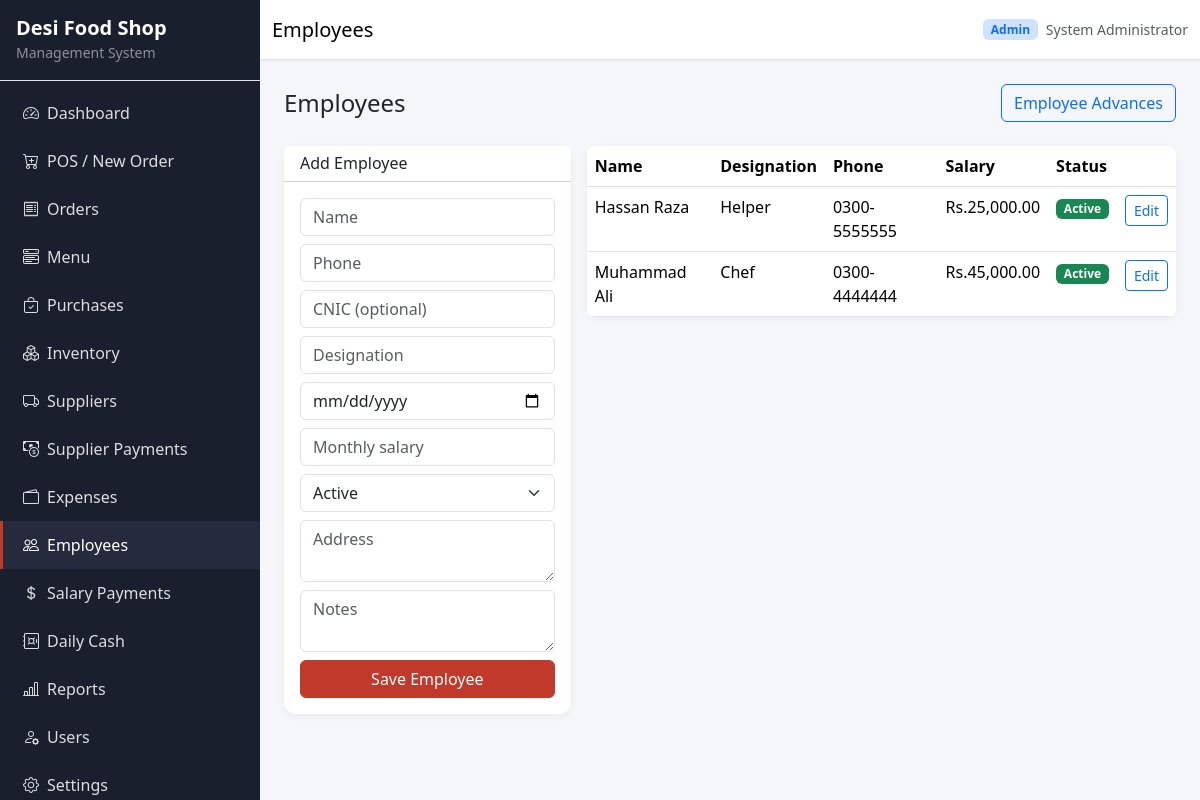
The page /employees/index.php (signed in) on the database its author committed.
### tables this page shows
CREATE TABLE users (
    id INT UNSIGNED AUTO_INCREMENT PRIMARY KEY,
    username VARCHAR(50) NOT NULL UNIQUE,
    password VARCHAR(255) NOT NULL,
    full_name VARCHAR(100) NOT NULL,
    role ENUM('admin', 'staff') NOT NULL DEFAULT 'staff',
    status ENUM('active', 'inactive') NOT NULL DEFAULT 'active',
    created_at TIMESTAMP DEFAULT CURRENT_TIMESTAMP,
    updated_at TIMESTAMP DEFAULT CURRENT_TIMESTAMP ON UPDATE CURRENT_TIMESTAMP,
    INDEX idx_users_role (role),
    INDEX idx_users_status (status)
);

CREATE TABLE employees (
    id INT UNSIGNED AUTO_INCREMENT PRIMARY KEY,
    name VARCHAR(150) NOT NULL,
    phone VARCHAR(20),
    cnic VARCHAR(20) NULL,
    designation VARCHAR(100),
    joining_date DATE,
    monthly_salary DECIMAL(10,2) NOT NULL DEFAULT 0.00,
    status ENUM('active', 'inactive') NOT NULL DEFAULT 'active',
    address TEXT,
    notes TEXT,
    created_at TIMESTAMP DEFAULT CURRENT_TIMESTAMP,
    updated_at TIMESTAMP DEFAULT CURRENT_TIMESTAMP ON UPDATE CURRENT_TIMESTAMP,
    INDEX idx_employees_status (status)
);

### includes/functions.php (called while the page is built, shortened)
<?php
require_once BASE_PATH . '/config/database.php';
function e(?string $value): string
{
    return htmlspecialchars((string) $value, ENT_QUOTES, 'UTF-8');
}
function url(string $path = ''): string
{
    return BASE_URL . '/' . ltrim($path, '/');
}
function asset(string $path): string
{
    return BASE_URL . '/assets/' . ltrim($path, '/');
}
function format_money(float|string $amount): string
{
    $symbol = get_setting('currency_symbol', 'Rs.');
    return $symbol . number_format((float) $amount, 2);
}
function get_setting(string $key, string $default = ''): string
{
    global $pdo;
    static $cache = [];
    if (isset($cache[$key])) {
        return $cache[$key];
    }
    $stmt = $pdo->prepare('SELECT setting_value FROM settings WHERE setting_key = ? LIMIT 1');
    $stmt->execute([$key]);
    $value = $stmt->fetchColumn();
    $cache[$key] = $value !== false ? (string) $value : $default;
    return $cache[$key];
}

### includes/auth.php (called while the page is built, shortened)
<?php
function current_user(): ?array
{
    global $pdo;
    static $user = null;
    if ($user === null) {
        $stmt = $pdo->prepare('SELECT id, username, full_name, role, status FROM users WHERE id = ? AND status = ? LIMIT 1');
        $stmt->execute([$_SESSION['user_id'], 'active']);
        $user = $stmt->fetch() ?: null;
    }
    return $user;
}

### includes/init.php (called while the page is built, shortened)
<?php
require_once dirname(__DIR__) . '/includes/functions.php';
require_once dirname(__DIR__) . '/includes/auth.php';
$user = current_user();
$shopName = get_setting('shop_name', APP_NAME);

### employees/index.php (the view, shortened to what this page needs)
<?php
require_once dirname(__DIR__) . '/includes/init.php';
$pageTitle = 'Employees';
$edit = null;
$employees = $pdo->query('SELECT * FROM employees ORDER BY status DESC, name')->fetchAll();
require BASE_PATH . '/includes/header.php';
?>
<div class="page-header">
    <h4 class="mb-0">Employees</h4>
    <a href="<?= url('employees/advances.php') ?>" class="btn btn-outline-primary">Employee Advances</a>
</div>
<div class="row g-3">
    <div class="col-lg-4">
        <div class="card">
            <div class="card-header bg-white"><h6 class="mb-0"><?= $edit ? 'Edit' : 'Add' ?> Employee</h6></div>
            <div class="card-body">
                <form method="post">
                    <div class="mb-2"><input type="text" name="name" class="form-control" placeholder="Name" required value="<?= e($edit['name'] ?? '') ?>"></div>
                    <div class="mb-2"><input type="text" name="phone" class="form-control" placeholder="Phone" value="<?= e($edit['phone'] ?? '') ?>"></div>
                    <div class="mb-2"><input type="text" name="cnic" class="form-control" placeholder="CNIC (optional)" value="<?= e($edit['cnic'] ?? '') ?>"></div>
                    <div class="mb-2"><input type="text" name="designation" class="form-control" placeholder="Designation" value="<?= e($edit['designation'] ?? '') ?>"></div>
                    <div class="mb-2"><input type="date" name="joining_date" class="form-control" value="<?= e($edit['joining_date'] ?? '') ?>"></div>
                    <div class="mb-2"><input type="number" step="0.01" name="monthly_salary" class="form-control" placeholder="Monthly salary" value="<?= e($edit['monthly_salary'] ?? '') ?>"></div>
                    <div class="mb-2"><select name="status" class="form-select"><option value="active" <?= ($edit['status'] ?? 'active') === 'active' ? 'selected' : '' ?>>Active</option></select></div>
                    <div class="mb-2"><textarea name="address" class="form-control" placeholder="Address" rows="2"><?= e($edit['address'] ?? '') ?></textarea></div>
                    <div class="mb-2"><textarea name="notes" class="form-control" placeholder="Notes" rows="2"><?= e($edit['notes'] ?? '') ?></textarea></div>
                    <button class="btn btn-primary-custom w-100">Save Employee</button>
                </form>
            </div>
        </div>
    </div>
    <div class="col-lg-8">
        <div class="card">
            <div class="table-responsive">
                <table class="table table-hover mb-0">
                    <thead><tr><th>Name</th><th>Designation</th><th>Phone</th><th>Salary</th><th>Status</th><th></th></tr></thead>
                    <tbody>
                    <?php foreach ($employees as $emp): ?>
                    <tr>
                        <td><?= e($emp['name']) ?></td>
                        <td><?= e($emp['designation'] ?? '-') ?></td>
                        <td><?= e($emp['phone'] ?? '-') ?></td>
                        <td><?= format_money($emp['monthly_salary']) ?></td>
                        <td><span class="badge bg-<?= $emp['status'] === 'active' ? 'success' : 'secondary' ?>"><?= e(ucfirst($emp['status'])) ?></span></td>
                        <td><a href="<?= url('employees/index.php?edit=' . $emp['id']) ?>" class="btn btn-sm btn-outline-primary">Edit</a></td>
                    </tr>
                    <?php endforeach; ?>
                    </tbody>
                </table>
            </div>
        </div>
    </div>
</div>
<?php require BASE_PATH . '/includes/footer.php'; ?>

### includes/header.php (shortened to what this page needs)
<!DOCTYPE html>
<html lang="en">
<head>
    <link href="https://cdn.jsdelivr.net/npm/bootstrap@5.3.3/dist/css/bootstrap.min.css" rel="stylesheet">
    <link href="https://cdn.jsdelivr.net/npm/bootstrap-icons@1.11.3/font/bootstrap-icons.min.css" rel="stylesheet">
    <link href="<?= asset('css/style.css') ?>" rel="stylesheet">
</head>
<body>
<div class="app-wrapper">
    <?php require BASE_PATH . '/includes/sidebar.php'; render_sidebar($activeMenu, $user); ?>
                <?php
                require_once BASE_PATH . '/includes/sidebar.php';
                ?>
    <div class="main-content">
        <nav class="top-navbar navbar navbar-expand-lg bg-white border-bottom sticky-top">
            <div class="container-fluid">
                <span class="navbar-brand mb-0 h1 fs-5"><?= e($pageTitle) ?></span>
                <div class="ms-auto d-flex align-items-center gap-2">
                    <span class="badge bg-primary-subtle text-primary"><?= e(ucfirst($user['role'])) ?></span>
                    <span class="text-muted small d-none d-sm-inline"><?= e($user['full_name']) ?></span>
                </div>
            </div>
        </nav>
        <main class="content-area p-3 p-md-4">

### assets/css/style.css (style rules this page uses)
:root { --sidebar-width: 260px; --primary-color: #c0392b; --primary-dark: #922b21; --sidebar-bg: #1a1f2e; --sidebar-hover: #252b3d; --body-bg: #f4f6f9; }
* { box-sizing: border-box; }
body { font-family: 'Segoe UI', system-ui, -apple-system, sans-serif; background: var(--body-bg); margin: 0; min-height: 100vh; }
.app-wrapper { display: flex; min-height: 100vh; }
.main-content { flex: 1; margin-left: 0; min-width: 0; }
@media (min-width: 992px) { .main-content { margin-left: var(--sidebar-width); } }
.top-navbar { min-height: 60px; box-shadow: 0 1px 3px rgba(0,0,0,0.06); }
.content-area { min-height: calc(100vh - 60px); }
.btn-primary-custom { background: var(--primary-color); border-color: var(--primary-color); color: #fff; }
.card { border: none; border-radius: 12px; box-shadow: 0 2px 8px rgba(0,0,0,0.05); }
.table-responsive { border-radius: 8px; }
.page-header { display: flex; flex-wrap: wrap; align-items: center; justify-content: space-between; gap: 1rem; margin-bottom: 1.5rem; }

### rows shown on the page
users: role "Admin", full_name "System Administrator"
employees: name "Hassan Raza", designation "Helper", phone "0300-5555555", monthly_salary "Rs.25,000.00", status "Active"
employees: name "Muhammad Ali", designation "Chef", phone "0300-4444444", monthly_salary "Rs.45,000.00", status "Active"

### other values the page prints
get_setting('shop_name') "Desi Food Shop"
$item['label'] "Dashboard"
$item['label'] "POS / New Order"
$item['label'] "Orders"
$item['label'] "Menu"
$item['label'] "Purchases"
$item['label'] "Inventory"
$item['label'] "Suppliers"
$item['label'] "Supplier Payments"
$item['label'] "Expenses"
$item['label'] "Employees"
$item['label'] "Salary Payments"
$item['label'] "Daily Cash"
$item['label'] "Reports"
$item['label'] "Users"
